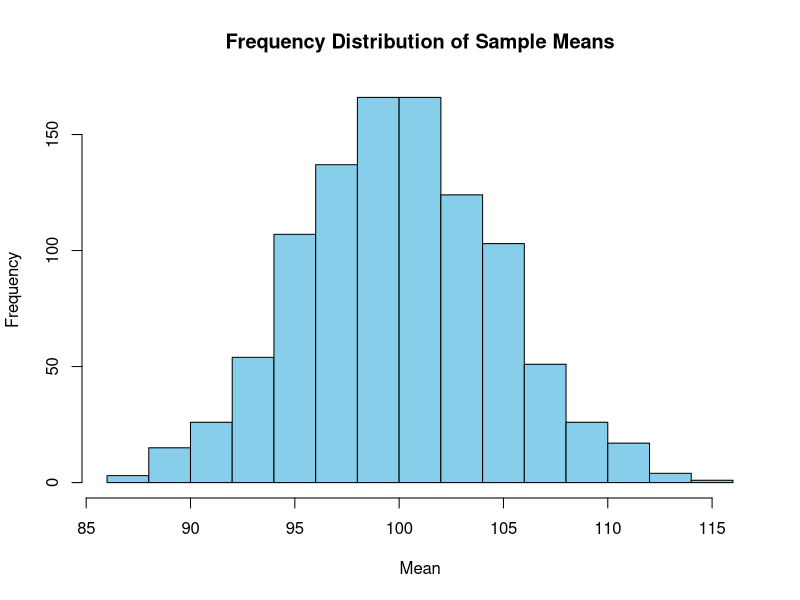
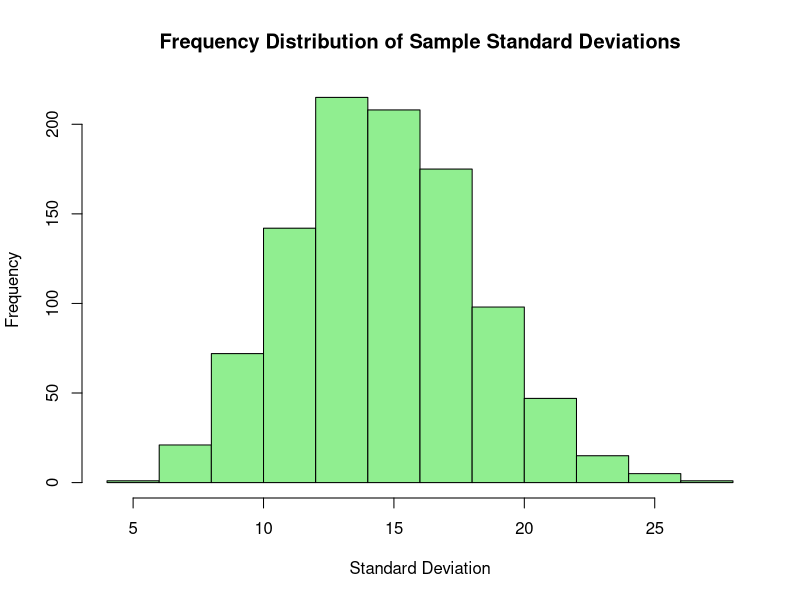
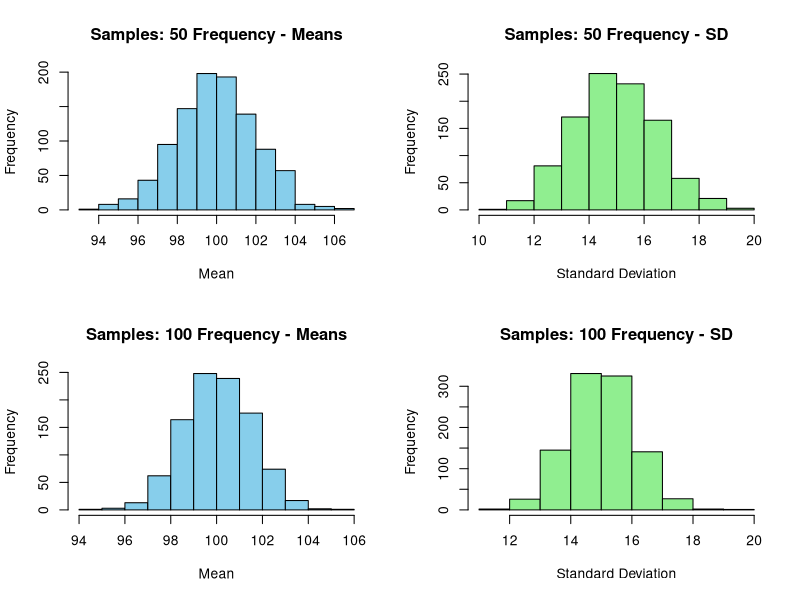
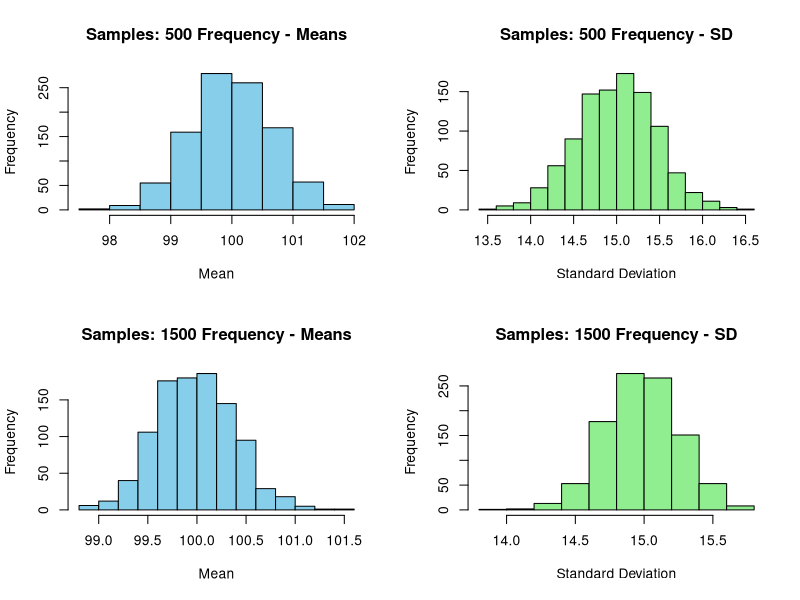
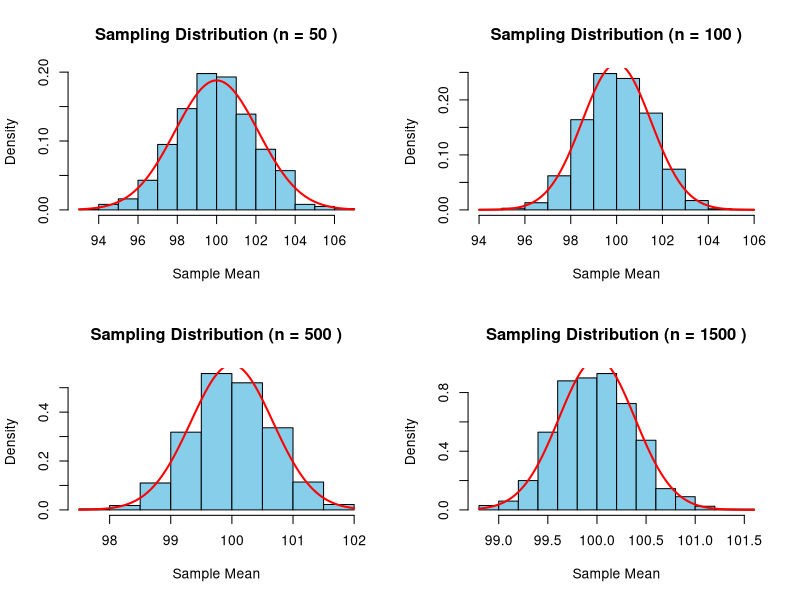
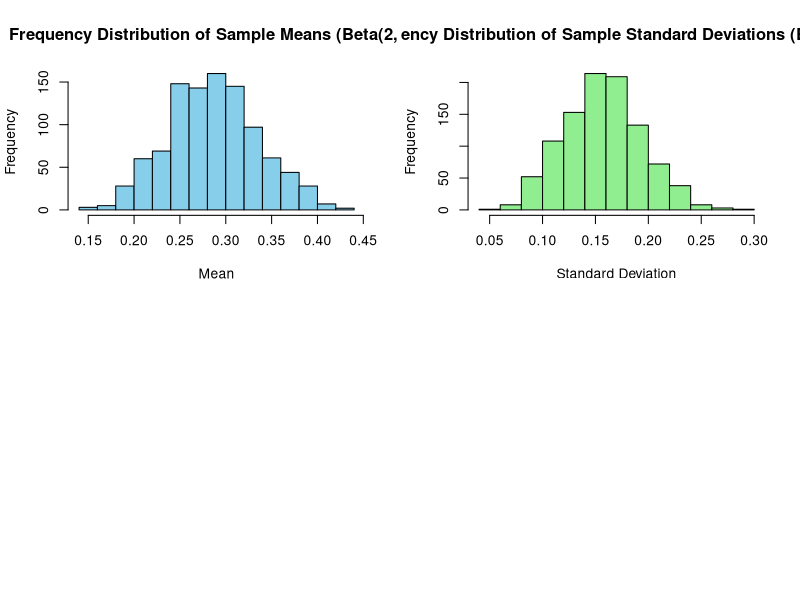
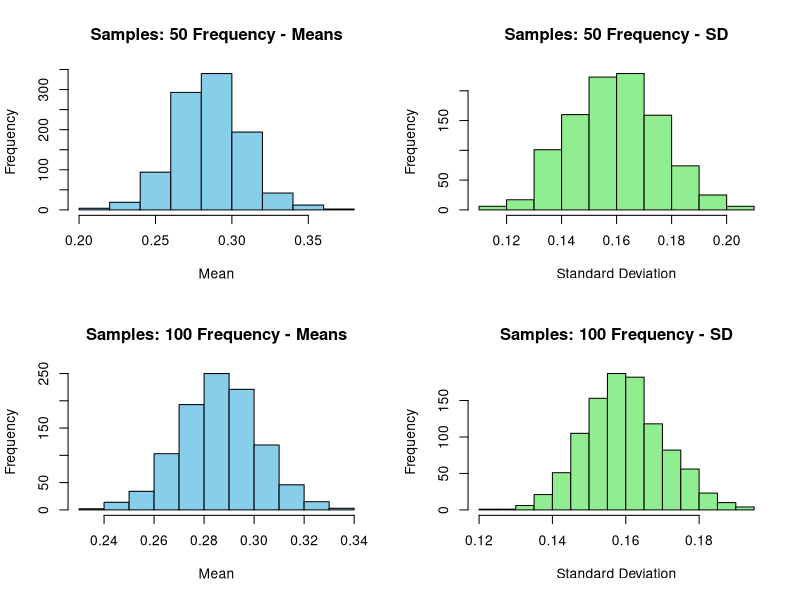
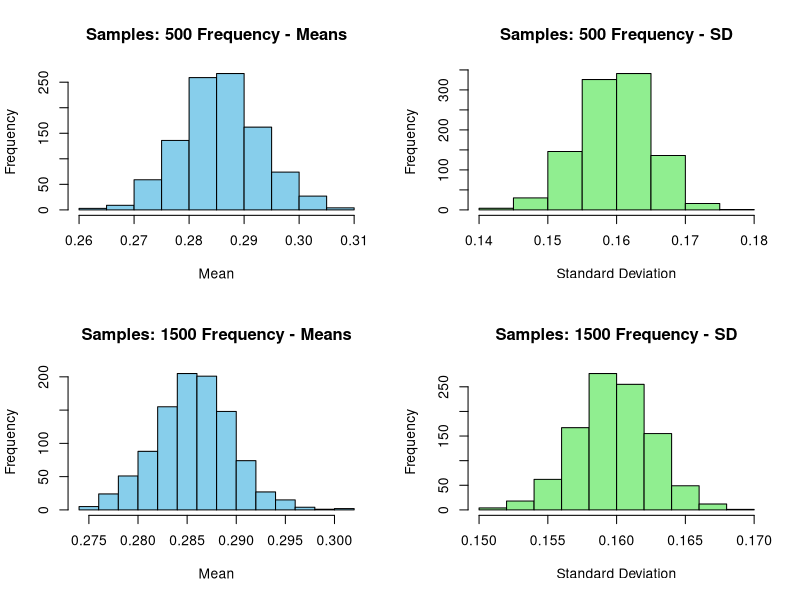

Recreate these plots in R, in order.
## ---- chunk 1
knitr::opts_chunk$set(echo = TRUE, warning=FALSE, message=FALSE)
## ---- chunk 2
# Set the seed for reproducibility
set.seed(123)

# Parameters for the population distribution
population_mean <- 100
population_sd <- 15

# Sample size
sample_size <- 10

# Generate a random sample from N(100,15)
sample_data <- rnorm(n = sample_size, mean = population_mean, sd = population_sd)

# Calculate mean and standard deviation of the sample
sample_mean <- mean(sample_data)
sample_sd <- sd(sample_data)

# Print the results
cat("Random Sample:", sample_data, "\n")
cat("Sample Mean:", sample_mean, "\n")
cat("Sample Standard Deviation:", sample_sd, "\n")
## ---- chunk 3
# Set the seed for reproducibility
set.seed(123)

# Parameters for the population distribution
population_mean <- 100
population_sd <- 15

# Sample size
sample_size <- 10

# Number of trials
num_trials <- 1000

# Initialize vectors to store means and standard deviations
means <- numeric(num_trials)
sds <- numeric(num_trials)

# Perform 1000 trials
for (i in 1:num_trials) {
  # Generate a random sample from N(100,15)
  sample_data <- rnorm(n = sample_size, mean = population_mean, sd = population_sd)
  
  # Calculate mean and standard deviation of the sample
  means[i] <- mean(sample_data)
  sds[i] <- sd(sample_data)
}

# Plot frequency distribution of means
hist(means, main = "Frequency Distribution of Sample Means", xlab = "Mean", col = "skyblue", border = "black")

# Plot frequency distribution of standard deviations
hist(sds, main = "Frequency Distribution of Sample Standard Deviations", xlab = "Standard Deviation", col = "lightgreen", border = "black")
## ---- chunk 4
# Set the seed for reproducibility
set.seed(123)

# Parameters for the population distribution
population_mean <- 100
population_sd <- 15

# List of sample sizes
sample_sizes <- c(50, 100, 500, 1500)

# Number of trials
num_trials <- 1000

# Create a function for the repeated process
simulate_sampling <- function(sample_size) {
  # Initialize vectors to store means and standard deviations
  means <- numeric(num_trials)
  sds <- numeric(num_trials)
  
  # Perform 1000 trials
  for (i in 1:num_trials) {
    # Generate a random sample from N(100,15)
    sample_data <- rnorm(n = sample_size, mean = population_mean, sd = population_sd)
    
    # Calculate mean and standard deviation of the sample
    means[i] <- mean(sample_data)
    sds[i] <- sd(sample_data)
  }
  
  # Return the means and standard deviations
  return(list(means = means, sds = sds))
}

# Loop through different sample sizes
par(mfrow = c(2, 2))  # Set up a 2x3 grid for plotting
for (size in sample_sizes) {
  # Simulate sampling for the current sample size
  results <- simulate_sampling(size)
  
  # Plot frequency distribution of means
  hist(results$means, main = paste("Samples:", size, "Frequency - Means"), xlab = "Mean", col = "skyblue", border = "black")
  
  # Plot frequency distribution of standard deviations
  hist(results$sds, main = paste("Samples:", size, "Frequency - SD"), xlab = "Standard Deviation", col = "lightgreen", border = "black")
}
## ---- chunk 5
# Load necessary libraries
library(stats)
library(graphics)

# Set seed for reproducibility
set.seed(123)

# Function to perform the required tasks
sampling_distribution_analysis <- function(sample_size, num_trials) {
  
  # Initialize vectors to store means and standard deviations
  means <- numeric(num_trials)
  std_devs <- numeric(num_trials)
  
  # Loop through the trials
  for (i in 1:num_trials) {
    
    # Generate a random sample from N(100,15) 
    sample_data <- rnorm(sample_size, mean = 100, sd = 15)
    
    # Calculate mean and standard deviation of the sample
    means[i] <- mean(sample_data)
    std_devs[i] <- sd(sample_data)
  }
  
  # Plot the frequency distribution of means
  hist(means, main = paste("Sampling Distribution (n =", sample_size, ")"),
       xlab = "Sample Mean", col = "skyblue", border = "black", prob = TRUE)
  
  # Add a normal curve to the plot for comparison
  curve(dnorm(x, mean = 100, sd = 15/sqrt(sample_size)), add = TRUE, col = "red", lwd = 2)
}

# Perform the analysis for different sample sizes
par(mfrow = c(2, 2))  # Set up a 2x3 grid for plotting
sampling_distribution_analysis(50, 1000)
sampling_distribution_analysis(100, 1000)
sampling_distribution_analysis(500, 1000)
sampling_distribution_analysis(1500, 1000)
## ---- chunk 6
# Set the seed for reproducibility
set.seed(123)

# Parameters for the population distribution (Beta distribution with shape parameters 2 and 5)
population_shape1 <- 2
population_shape2 <- 5

# Sample size
sample_size <- 10

# Generate a random sample from Beta(2, 5)
sample_data <- rbeta(n = sample_size, shape1 = population_shape1, shape2 = population_shape2)

# Calculate mean and standard deviation of the sample
sample_mean <- mean(sample_data)
sample_sd <- sd(sample_data)

# Print the results
cat("Random Sample from Beta(2, 5):", sample_data, "\n")
cat("Sample Mean:", sample_mean, "\n")
cat("Sample Standard Deviation:", sample_sd, "\n")

## ---- chunk 7
# Set the seed for reproducibility
set.seed(123)

# Parameters for the population distribution (Beta distribution with shape parameters 2 and 5)
population_shape1 <- 2
population_shape2 <- 5

# Sample size
sample_size <- 10

# Number of trials
num_trials <- 1000

# Initialize vectors to store means and standard deviations
means <- numeric(num_trials)
sds <- numeric(num_trials)

# Perform 1000 trials
for (i in 1:num_trials) {
  # Generate a random sample from Beta(2, 5)
  sample_data <- rbeta(n = sample_size, shape1 = population_shape1, shape2 = population_shape2)
  
  # Calculate mean and standard deviation of the sample
  means[i] <- mean(sample_data)
  sds[i] <- sd(sample_data)
}

# Plot frequency distribution of means
hist(means, main = "Frequency Distribution of Sample Means (Beta(2, 5))", xlab = "Mean", col = "skyblue", border = "black")

# Plot frequency distribution of standard deviations
hist(sds, main = "Frequency Distribution of Sample Standard Deviations (Beta(2, 5))", xlab = "Standard Deviation", col = "lightgreen", border = "black")

## ---- chunk 8
# Set the seed for reproducibility
set.seed(123)

# Parameters for the population distribution (Beta distribution with shape parameters 2 and 5)
population_shape1 <- 2
population_shape2 <- 5

# List of sample sizes
sample_sizes <- c(50, 100, 500, 1500)

# Number of trials
num_trials <- 1000

# Create a function for the repeated process
simulate_sampling_beta <- function(sample_size) {
  # Initialize vectors to store means and standard deviations
  means <- numeric(num_trials)
  sds <- numeric(num_trials)
  
  # Perform 1000 trials
  for (i in 1:num_trials) {
    # Generate a random sample from Beta(2, 5)
    sample_data <- rbeta(n = sample_size, shape1 = population_shape1, shape2 = population_shape2)
    
    # Calculate mean and standard deviation of the sample
    means[i] <- mean(sample_data)
    sds[i] <- sd(sample_data)
  }
  
  # Return the means and standard deviations
  return(list(means = means, sds = sds))
}

# Loop through different sample sizes
par(mfrow = c(2, 2))  # Set up a 2x3 grid for plotting
for (size in sample_sizes) {
  # Simulate sampling for the current sample size
  results <- simulate_sampling_beta(size)
  
  # Plot frequency distribution of means
  hist(results$means, main = paste("Samples:", size, "Frequency - Means"), xlab = "Mean", col = "skyblue", border = "black")
  
  # Plot frequency distribution of standard deviations
  hist(results$sds, main = paste("Samples:", size, "Frequency - SD"), xlab = "Standard Deviation", col = "lightgreen", border = "black")
}
## ---- chunk 9
library(stats)
library(graphics)
set.seed(123)


sampling_distribution_analysis_beta <- function(sample_size, num_trials) {
  means <- numeric(num_trials)
  for (i in 1:num_trials) {
    sample_data <- rbeta(sample_size, shape1 = 2, shape2 = 5)
    means[i] <- mean(sample_data)
  }
  hist(means, main = paste("Distribution (n =", sample_size, ") - Beta(2, 5)"),
       xlab = "Sample Mean", col = "skyblue", border = "black", prob = TRUE)
  lines(density(means), col = "red", lwd = 2)
  curve(dbeta(x, shape1 = 2, shape2 = 5), add = TRUE, col = "blue", lwd = 2)
}
par(mfrow = c(2, 2))  # Set up a 2x3 grid for plotting
sampling_distribution_analysis_beta(50, 1000)
sampling_distribution_analysis_beta(100, 1000)
sampling_distribution_analysis_beta(500, 1000)
sampling_distribution_analysis_beta(1500, 1000)
## ---- chunk 10
# Set the seed for reproducibility
set.seed(123)

# Sample 30 points from a normal distribution with mean 0 and SD 1
data1 <- rnorm(30, mean = 0, sd = 1)

# Sample 30 points from a normal distribution with mean 2 and SD 0.5
data2 <- rnorm(30, mean = 2, sd = 0.5)

# Sample 30 points from a normal distribution with mean 3 and SD 2
data3 <- rnorm(30, mean = 3, sd = 2)

# Print the sampled data
print(data1)
print(data2)
print(data3)
## ---- chunk 11
# Set seed for reproducibility
set.seed(123)

# Function to calculate confidence interval
calculate_ci <- function(data) {
  mean_val <- mean(data)
  sd_val <- sd(data)
  n <- length(data)
  se <- sd_val / sqrt(n)
  alpha <- 0.05
  z <- qnorm(1 - alpha/2)
  
  lower_ci <- mean_val - z * se
  upper_ci <- mean_val + z * se
  
  return(c(lower_ci, upper_ci))
}

# Sample 30 points from each distribution
group1 <- rnorm(30, mean = 0, sd = 1)
group2 <- rnorm(30, mean = 2, sd = 0.5)
group3 <- rnorm(30, mean = 3, sd = 2)

# Calculate confidence intervals
ci_group1 <- calculate_ci(group1)
ci_group2 <- calculate_ci(group2)
ci_group3 <- calculate_ci(group3)

# Plot means and distributions with error bars
par(mfrow = c(1, 3))

# Group 1
hist(group1, main = "Group 1", xlab = "Values", col = "lightblue", border = "black")
abline(v = mean(group1), col = "red", lwd = 2)
arrows(mean(group1), 10, mean(group1), 15, angle = 90, code = 3, col = "red")
segments(ci_group1[1], 13, ci_group1[2], 13, lwd = 2, col = "blue")

# Group 2
hist(group2, main = "Group 2", xlab = "Values", col = "lightgreen", border = "black")
abline(v = mean(group2), col = "red", lwd = 2)
arrows(mean(group2), 10, mean(group2), 15, angle = 90, code = 3, col = "red")
segments(ci_group2[1], 13, ci_group2[2], 13, lwd = 2, col = "blue")

# Group 3
hist(group3, main = "Group 3", xlab = "Values", col = "lightcoral", border = "black")
abline(v = mean(group3), col = "red", lwd = 2)
arrows(mean(group3), 10, mean(group3), 15, angle = 90, code = 3, col = "red")
segments(ci_group3[1], 13, ci_group3[2], 13, lwd = 2, col = "blue")
